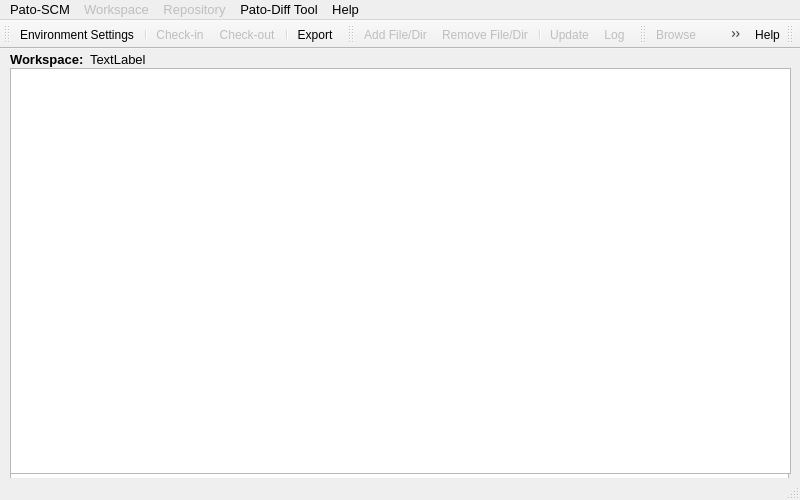
<?xml version="1.0" encoding="UTF-8"?>
<ui version="4.0">
 <class>MainWindow</class>
 <widget class="QMainWindow" name="MainWindow">
  <property name="enabled">
   <bool>true</bool>
  </property>
  <property name="geometry">
   <rect>
    <x>0</x>
    <y>0</y>
    <width>800</width>
    <height>500</height>
   </rect>
  </property>
  <property name="windowTitle">
   <string>MainWindow</string>
  </property>
  <property name="windowIcon">
   <iconset resource="mainwindow.qrc">
    <normaloff>:/new/icons/icon</normaloff>:/new/icons/icon</iconset>
  </property>
  <property name="toolTip">
   <string>Pato-SCM</string>
  </property>
  <property name="statusTip">
   <string>Ready</string>
  </property>
  <widget class="QWidget" name="centralWidget">
   <widget class="QTreeView" name="treeViewWorkspace">
    <property name="geometry">
     <rect>
      <x>10</x>
      <y>19</y>
      <width>779</width>
      <height>421</height>
     </rect>
    </property>
    <property name="sizePolicy">
     <sizepolicy hsizetype="Preferred" vsizetype="Preferred">
      <horstretch>0</horstretch>
      <verstretch>0</verstretch>
     </sizepolicy>
    </property>
    <property name="toolTip">
     <string>Workspace View</string>
    </property>
    <property name="styleSheet">
     <string notr="true"/>
    </property>
   </widget>
   <widget class="QLabel" name="labelWorkspace">
    <property name="geometry">
     <rect>
      <x>10</x>
      <y>0</y>
      <width>81</width>
      <height>21</height>
     </rect>
    </property>
    <property name="font">
     <font>
      <pointsize>10</pointsize>
      <weight>75</weight>
      <bold>true</bold>
     </font>
    </property>
    <property name="toolTip">
     <string>Workspace Path</string>
    </property>
    <property name="text">
     <string>Workspace:</string>
    </property>
   </widget>
   <widget class="QLabel" name="labelWorkspacePath">
    <property name="geometry">
     <rect>
      <x>90</x>
      <y>0</y>
      <width>691</width>
      <height>21</height>
     </rect>
    </property>
    <property name="font">
     <font>
      <pointsize>10</pointsize>
      <italic>false</italic>
     </font>
    </property>
    <property name="toolTip">
     <string>Workspace Path</string>
    </property>
    <property name="text">
     <string>TextLabel</string>
    </property>
   </widget>
   <widget class="QTableView" name="tableView">
    <property name="geometry">
     <rect>
      <x>10</x>
      <y>19</y>
      <width>781</width>
      <height>406</height>
     </rect>
    </property>
    <attribute name="verticalHeaderVisible">
     <bool>false</bool>
    </attribute>
   </widget>
  </widget>
  <widget class="QMenuBar" name="menuBar">
   <property name="geometry">
    <rect>
     <x>0</x>
     <y>0</y>
     <width>800</width>
     <height>22</height>
    </rect>
   </property>
   <property name="font">
    <font>
     <family>MS Shell Dlg 2</family>
     <pointsize>10</pointsize>
     <weight>50</weight>
     <bold>false</bold>
     <strikeout>false</strikeout>
    </font>
   </property>
   <widget class="QMenu" name="menuPato_SCM">
    <property name="toolTip">
     <string/>
    </property>
    <property name="title">
     <string>Pato-SCM</string>
    </property>
    <addaction name="actionEnvironment_Settings"/>
    <addaction name="separator"/>
    <addaction name="actionCheckin"/>
    <addaction name="actionCheckout"/>
    <addaction name="separator"/>
    <addaction name="actionExport"/>
   </widget>
   <widget class="QMenu" name="menuHelp">
    <property name="title">
     <string>Help</string>
    </property>
    <addaction name="actionHelp"/>
    <addaction name="actionAbout_Pato_SCM"/>
   </widget>
   <widget class="QMenu" name="menuWorkspace">
    <property name="enabled">
     <bool>false</bool>
    </property>
    <property name="title">
     <string>Workspace</string>
    </property>
    <addaction name="actionAdd_File_Dir"/>
    <addaction name="actionRemove_File_Dir"/>
    <addaction name="separator"/>
    <addaction name="actionUpdate"/>
    <addaction name="actionLog"/>
   </widget>
   <widget class="QMenu" name="menuPatoOthers">
    <property name="title">
     <string>Pato-Diff Tool</string>
    </property>
    <addaction name="actionOpen"/>
   </widget>
   <widget class="QMenu" name="menuRepository">
    <property name="enabled">
     <bool>false</bool>
    </property>
    <property name="title">
     <string>Repository</string>
    </property>
    <addaction name="actionBrowse"/>
    <addaction name="actionRepLog"/>
   </widget>
   <addaction name="menuPato_SCM"/>
   <addaction name="menuWorkspace"/>
   <addaction name="menuRepository"/>
   <addaction name="menuPatoOthers"/>
   <addaction name="menuHelp"/>
  </widget>
  <widget class="QStatusBar" name="statusBar">
   <property name="statusTip">
    <string>Ready</string>
   </property>
  </widget>
  <widget class="QToolBar" name="mainToolBar">
   <property name="windowTitle">
    <string>toolBar</string>
   </property>
   <property name="iconSize">
    <size>
     <width>24</width>
     <height>24</height>
    </size>
   </property>
   <attribute name="toolBarArea">
    <enum>TopToolBarArea</enum>
   </attribute>
   <attribute name="toolBarBreak">
    <bool>false</bool>
   </attribute>
   <addaction name="actionEnvironment_Settings"/>
   <addaction name="separator"/>
   <addaction name="actionCheckin"/>
   <addaction name="actionCheckout"/>
   <addaction name="separator"/>
   <addaction name="actionExport"/>
  </widget>
  <widget class="QToolBar" name="workspaceToolBar">
   <property name="enabled">
    <bool>true</bool>
   </property>
   <property name="windowTitle">
    <string>toolBar</string>
   </property>
   <attribute name="toolBarArea">
    <enum>TopToolBarArea</enum>
   </attribute>
   <attribute name="toolBarBreak">
    <bool>false</bool>
   </attribute>
   <addaction name="actionAdd_File_Dir"/>
   <addaction name="actionRemove_File_Dir"/>
   <addaction name="separator"/>
   <addaction name="actionUpdate"/>
   <addaction name="actionLog"/>
  </widget>
  <widget class="QToolBar" name="diffToolBar">
   <property name="windowTitle">
    <string>toolBar</string>
   </property>
   <attribute name="toolBarArea">
    <enum>TopToolBarArea</enum>
   </attribute>
   <attribute name="toolBarBreak">
    <bool>false</bool>
   </attribute>
   <addaction name="actionBrowse"/>
   <addaction name="actionOpen"/>
  </widget>
  <widget class="QToolBar" name="helpToolBar">
   <property name="windowTitle">
    <string>toolBar</string>
   </property>
   <property name="layoutDirection">
    <enum>Qt::RightToLeft</enum>
   </property>
   <attribute name="toolBarArea">
    <enum>TopToolBarArea</enum>
   </attribute>
   <attribute name="toolBarBreak">
    <bool>false</bool>
   </attribute>
   <addaction name="actionHelp"/>
  </widget>
  <action name="actionCheckout">
   <property name="enabled">
    <bool>false</bool>
   </property>
   <property name="icon">
    <iconset resource="mainwindow.qrc">
     <normaloff>:/new/icons/checkouticon</normaloff>:/new/icons/checkouticon</iconset>
   </property>
   <property name="text">
    <string>Check-out</string>
   </property>
   <property name="statusTip">
    <string>Get revisions from the repository to the workspace</string>
   </property>
   <property name="font">
    <font>
     <pointsize>9</pointsize>
    </font>
   </property>
  </action>
  <action name="actionCheckin">
   <property name="enabled">
    <bool>false</bool>
   </property>
   <property name="icon">
    <iconset resource="mainwindow.qrc">
     <normaloff>:/new/icons/checkinincon</normaloff>:/new/icons/checkinincon</iconset>
   </property>
   <property name="text">
    <string>Check-in</string>
   </property>
   <property name="statusTip">
    <string>Send the local changes to the repository</string>
   </property>
   <property name="font">
    <font>
     <pointsize>9</pointsize>
    </font>
   </property>
  </action>
  <action name="actionEnvironment_Settings">
   <property name="icon">
    <iconset resource="mainwindow.qrc">
     <normaloff>:/new/icons/settingsicon</normaloff>:/new/icons/settingsicon</iconset>
   </property>
   <property name="text">
    <string>Environment Settings</string>
   </property>
   <property name="statusTip">
    <string>Pato-SCM environment settings</string>
   </property>
   <property name="font">
    <font>
     <pointsize>9</pointsize>
    </font>
   </property>
  </action>
  <action name="actionExport">
   <property name="icon">
    <iconset resource="mainwindow.qrc">
     <normaloff>:/new/icons/exporticon</normaloff>:/new/icons/exporticon</iconset>
   </property>
   <property name="text">
    <string>Export</string>
   </property>
   <property name="statusTip">
    <string>Export project from the workspace or repository</string>
   </property>
   <property name="font">
    <font>
     <pointsize>9</pointsize>
    </font>
   </property>
  </action>
  <action name="actionHelp">
   <property name="icon">
    <iconset resource="mainwindow.qrc">
     <normaloff>:/new/icons/help</normaloff>:/new/icons/help</iconset>
   </property>
   <property name="text">
    <string>Help</string>
   </property>
   <property name="statusTip">
    <string>Help</string>
   </property>
   <property name="iconVisibleInMenu">
    <bool>true</bool>
   </property>
  </action>
  <action name="actionAbout_Pato_SCM">
   <property name="icon">
    <iconset resource="mainwindow.qrc">
     <normaloff>:/new/icons/icon</normaloff>:/new/icons/icon</iconset>
   </property>
   <property name="text">
    <string>About Pato-SCM</string>
   </property>
   <property name="statusTip">
    <string>About Pato-SCM</string>
   </property>
   <property name="iconVisibleInMenu">
    <bool>true</bool>
   </property>
  </action>
  <action name="actionAdd_File_Dir">
   <property name="enabled">
    <bool>false</bool>
   </property>
   <property name="icon">
    <iconset resource="mainwindow.qrc">
     <normaloff>:/new/icons/addfile</normaloff>:/new/icons/addfile</iconset>
   </property>
   <property name="text">
    <string>Add File/Dir</string>
   </property>
   <property name="statusTip">
    <string>Start to control the selected file or dir</string>
   </property>
  </action>
  <action name="actionRemove_File_Dir">
   <property name="enabled">
    <bool>false</bool>
   </property>
   <property name="icon">
    <iconset resource="mainwindow.qrc">
     <normaloff>:/new/icons/remfile</normaloff>:/new/icons/remfile</iconset>
   </property>
   <property name="text">
    <string>Remove File/Dir</string>
   </property>
   <property name="statusTip">
    <string>Stop controlling the selected file or dir</string>
   </property>
  </action>
  <action name="actionUpdate">
   <property name="enabled">
    <bool>false</bool>
   </property>
   <property name="icon">
    <iconset resource="mainwindow.qrc">
     <normaloff>:/new/icons/update</normaloff>:/new/icons/update</iconset>
   </property>
   <property name="text">
    <string>Update</string>
   </property>
   <property name="statusTip">
    <string>Update the workspace with the new repository changes (Alert: Discart the local changes)</string>
   </property>
  </action>
  <action name="actionOpen">
   <property name="icon">
    <iconset resource="mainwindow.qrc">
     <normaloff>:/new/icons/diff</normaloff>:/new/icons/diff</iconset>
   </property>
   <property name="text">
    <string>Open</string>
   </property>
   <property name="toolTip">
    <string>Open Pato-Diff Tool</string>
   </property>
   <property name="statusTip">
    <string>Open Pato-Diff Tool</string>
   </property>
  </action>
  <action name="actionBrowse">
   <property name="enabled">
    <bool>false</bool>
   </property>
   <property name="icon">
    <iconset resource="mainwindow.qrc">
     <normaloff>:/new/icons/browse</normaloff>:/new/icons/browse</iconset>
   </property>
   <property name="text">
    <string>Browse</string>
   </property>
   <property name="toolTip">
    <string>Browse</string>
   </property>
   <property name="statusTip">
    <string>Browse project at repository</string>
   </property>
  </action>
  <action name="actionRepLog">
   <property name="enabled">
    <bool>false</bool>
   </property>
   <property name="icon">
    <iconset resource="mainwindow.qrc">
     <normaloff>:/new/icons/log</normaloff>:/new/icons/log</iconset>
   </property>
   <property name="text">
    <string>Repository Log</string>
   </property>
   <property name="statusTip">
    <string>See revisions log from repository</string>
   </property>
  </action>
  <action name="actionLog">
   <property name="enabled">
    <bool>false</bool>
   </property>
   <property name="icon">
    <iconset resource="mainwindow.qrc">
     <normaloff>:/new/icons/log</normaloff>:/new/icons/log</iconset>
   </property>
   <property name="text">
    <string>Log</string>
   </property>
   <property name="statusTip">
    <string>Show revisions log</string>
   </property>
  </action>
 </widget>
 <layoutdefault spacing="6" margin="11"/>
 <resources>
  <include location="mainwindow.qrc"/>
 </resources>
 <connections/>
</ui>
